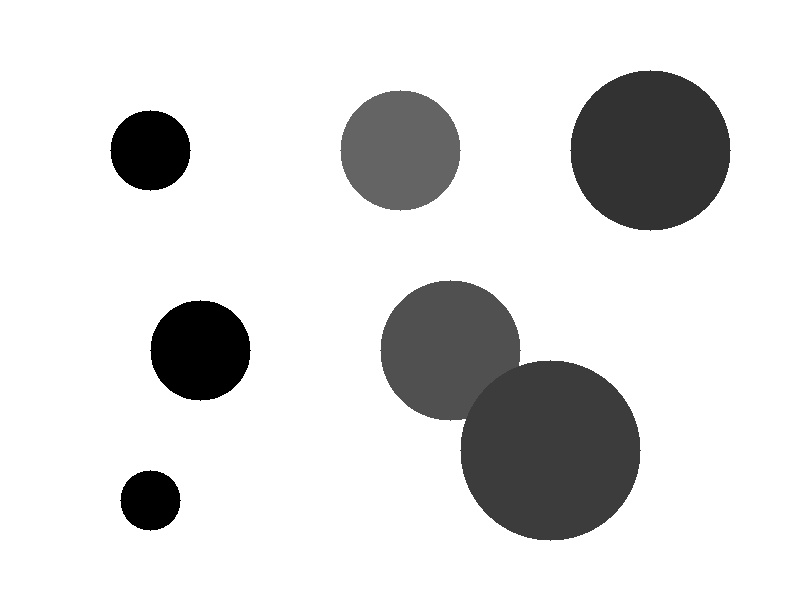
#> input picture example-image.jpg, 800 x 600 px
$ python visualize_results.py
#> lines starting #> are read from the running program, lines starting #| are printed output that depends on the picture
"""
Display all generated output images for visual inspection.
"""
import cv2
import matplotlib.pyplot as plt
import os


def display_images():
    """Display all generated images."""
    images = {
        'Original Image': 'example-image.jpg',
        'Part 1: Default Detection': 'output_part1_blob_detection.jpg',
        'Part 2: Low Contrast (0.01)': 'output_part2_contrast0.010_edge10.jpg',
        'Part 2: Default (0.04)': 'output_part2_contrast0.040_edge10.jpg',
        'Part 2: High Contrast (0.08)': 'output_part2_contrast0.080_edge10.jpg',
    }

    fig, axes = plt.subplots(2, 3, figsize=(15, 10))
    fig.suptitle('SIFT Blob Detection Results', fontsize=16, fontweight='bold')

    axes = axes.flatten()

    idx = 0
    for title, filename in images.items():
        if os.path.exists(filename):
            image = cv2.imread(filename)
#> image is the input picture: shape (600, 800, 3); min 0, max 255, mean 218.8
            image_rgb = cv2.cvtColor(image, cv2.COLOR_BGR2RGB)

            axes[idx].imshow(image_rgb)
            axes[idx].set_title(title, fontsize=10)
            axes[idx].axis('off')
            idx += 1

    # Hide unused subplot
    if idx < len(axes):
        axes[idx].axis('off')

    plt.tight_layout()
    plt.savefig('comparison_results.png', dpi=150, bbox_inches='tight')
    print("✓ Comparison saved as: comparison_results.png")

    # Also create individual keypoint count visualization
    fig2, ax = plt.subplots(figsize=(10, 6))

    configs = ['Low\n(0.01, 10)', 'Default\n(0.04, 10)', 'High\n(0.08, 10)']
    keypoint_counts = [61, 59, 59]
    colors = ['#3498db', '#e74c3c', '#2ecc71']

    bars = ax.bar(configs, keypoint_counts, color=colors, alpha=0.7, edgecolor='black')
    ax.set_xlabel('Configuration (Contrast, Edge)', fontsize=12, fontweight='bold')
    ax.set_ylabel('Number of Keypoints Detected', fontsize=12, fontweight='bold')
    ax.set_title('Effect of Contrast Threshold on Keypoint Detection',
                 fontsize=14, fontweight='bold')
    ax.grid(axis='y', alpha=0.3)

    # Add value labels on bars
    for bar, count in zip(bars, keypoint_counts):
        height = bar.get_height()
        ax.text(bar.get_x() + bar.get_width()/2., height,
                f'{count}',
                ha='center', va='bottom', fontsize=12, fontweight='bold')

    plt.tight_layout()
    plt.savefig('keypoint_comparison.png', dpi=150, bbox_inches='tight')
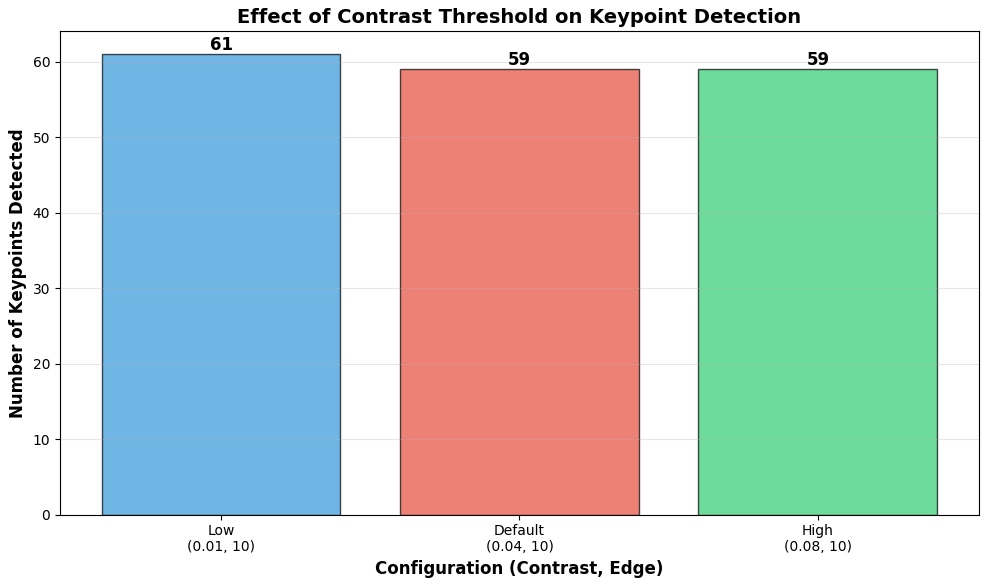
#> figure drawn by matplotlib, 1 panel; tallest bar 61 high, from x = -0.4 to 0.4
    print("✓ Keypoint comparison saved as: keypoint_comparison.png")


if __name__ == "__main__":
    display_images()
